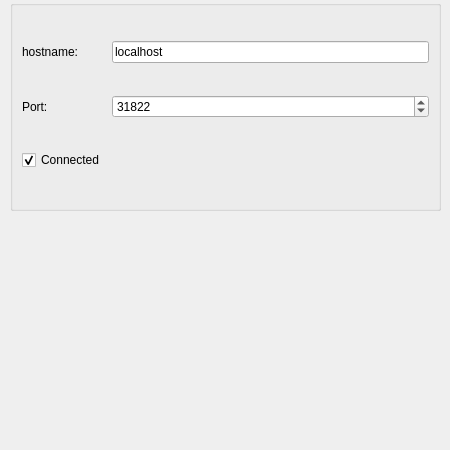
<?xml version="1.0" encoding="UTF-8"?>
<ui version="4.0">
 <class>COVERConnection_tab</class>
 <widget class="QWidget" name="COVERConnection_tab">
  <property name="geometry">
   <rect>
    <x>0</x>
    <y>0</y>
    <width>450</width>
    <height>450</height>
   </rect>
  </property>
  <property name="windowTitle">
   <string>Form</string>
  </property>
  <widget class="QGroupBox" name="groupBox_2">
   <property name="geometry">
    <rect>
     <x>10</x>
     <y>0</y>
     <width>431</width>
     <height>211</height>
    </rect>
   </property>
   <property name="title">
    <string/>
   </property>
   <property name="flat">
    <bool>false</bool>
   </property>
   <layout class="QGridLayout" name="gridLayout">
    <item row="1" column="3">
     <widget class="QSpinBox" name="portSpinBox">
      <property name="minimum">
       <number>1000</number>
      </property>
      <property name="maximum">
       <number>100000</number>
      </property>
      <property name="value">
       <number>31822</number>
      </property>
     </widget>
    </item>
    <item row="0" column="3">
     <widget class="QLineEdit" name="hostnameEdit">
      <property name="text">
       <string>localhost</string>
      </property>
     </widget>
    </item>
    <item row="0" column="0">
     <widget class="QLabel" name="label_3">
      <property name="text">
       <string>hostname:</string>
      </property>
     </widget>
    </item>
    <item row="1" column="0">
     <widget class="QLabel" name="label_5">
      <property name="text">
       <string>Port:</string>
      </property>
     </widget>
    </item>
    <item row="2" column="0">
     <widget class="QCheckBox" name="connectedState">
      <property name="text">
       <string>Connected</string>
      </property>
      <property name="checked">
       <bool>true</bool>
      </property>
     </widget>
    </item>
   </layout>
  </widget>
 </widget>
 <resources/>
 <connections/>
</ui>
